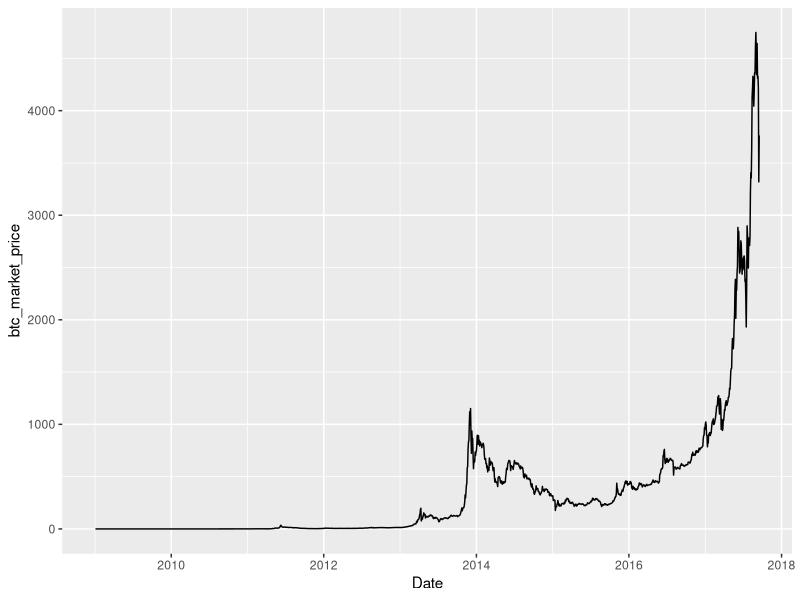
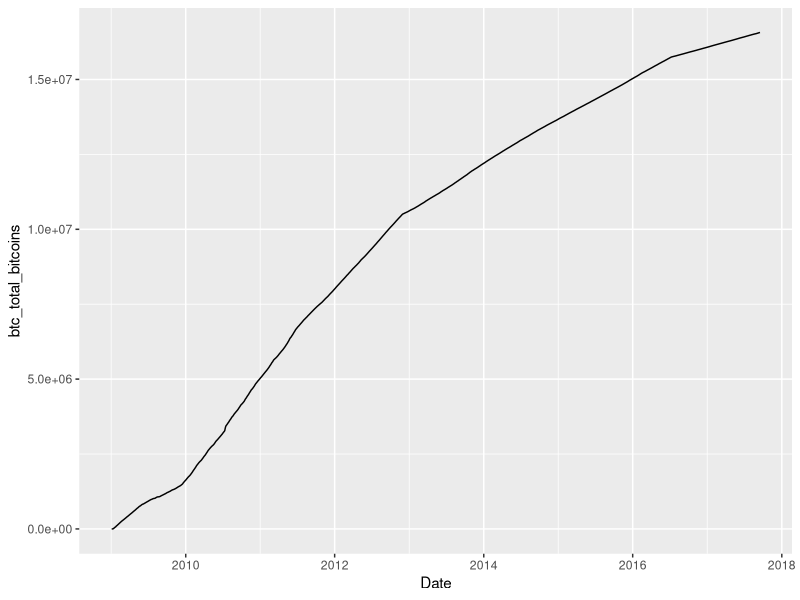
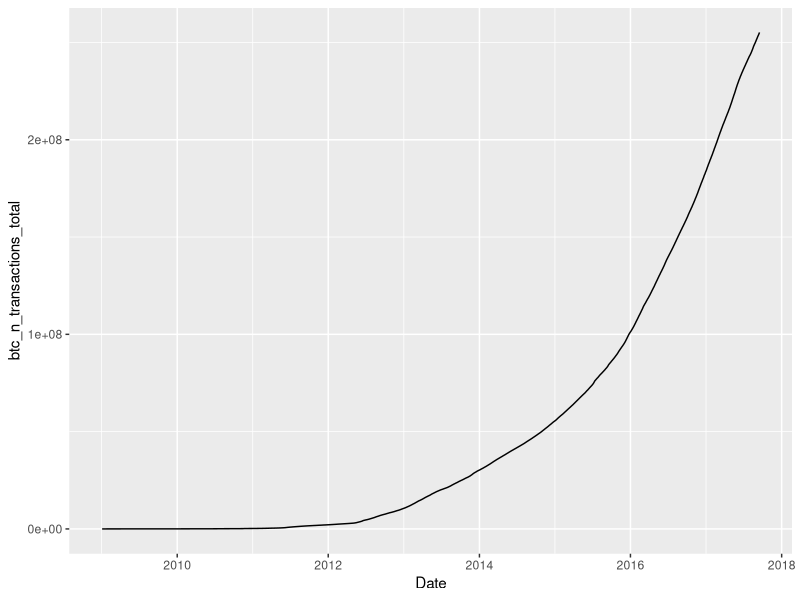

Generate these figures, in order, with R:
#File for currency calculations
#Packages
install.packages("tidyverse")
install.packages("ggthemes")

#libraries
library(ggplot2)
library(dplyr)
library(ggthemes)

#read csv - remember to change wd using setwd()
bitcoin_dataset <- read.csv("bitcoin_dataset.csv")

#change data (imported manually) into tbl
bitcoin <- tbl_df(bitcoin_dataset)

#Covert date string to Date type
bitcoin <- mutate(bitcoin, Date = as.Date(Date,format = '%m/%d/%Y'))
View(bitcoin)

#extract all useful columns for currency analysis
bitcoin_currency <- bitcoin %>% 
  select("Date", "btc_market_price", "btc_total_bitcoins", "btc_n_transactions",
                           "btc_n_transactions_total", "btc_n_transactions_excluding_popular", "btc_n_transactions_per_block",
                           "btc_n_transactions_excluding_chains_longer_than_100", "btc_market_cap", 
                           "btc_trade_volume", "btc_median_confirmation_time", "btc_hash_rate", "btc_output_volume",
                           "btc_estimated_transaction_volume", "btc_estimated_transaction_volume_usd")%>%
  filter(Date >= "2013-04-02")
          
View(bitcoin_currency)
 
#simple plots
ggplot(bitcoin, aes(x = Date, y = btc_market_price)) + geom_line() 
ggplot(bitcoin, aes(x = Date, y = btc_total_bitcoins)) + geom_line() 
ggplot(bitcoin, aes(x = Date, y = btc_n_transactions_total)) + geom_line() 

#multiple regression
a = lm(btc_market_price ~ btc_total_bitcoins + btc_n_transactions_total, data = bitcoin)
summary(a)
#Explanation: btc_market_price = 9.246e+01 + (-1.902e-05) * btc_total_bitcoins + 8.751e-06  * btc_n_transactions_total